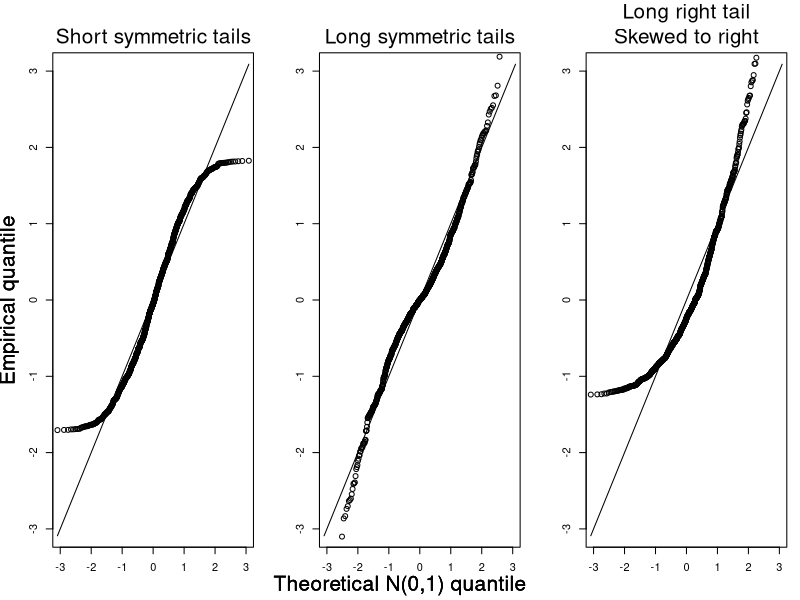

This figure's R source:
qqShape <- function()
{
dump("qqShape","c:\\QBS124\\qqShape.r")
par(mfrow=c(1,3),mar=c(4,4,4,1))
n=1000
qn=qnorm((1:n)/n)

for(i in 1:3)
{
	plot(qn,qn,type="l",xlab="",ylab="",xlim=c(-3,3),ylim=c(-3,3))

	if(i==1)
	{
		x=runif(n)
		x=(x-mean(x))/sd(x)
		x=x[order(x)]			
		mtext(side=3,"Short symmetric tails",cex=1.25,line=.5)
	}
	if(i==2)
	{
		s=sample(x=c(-1,1),replace=T,size=n,prob=c(.5,.5))
		x=s*rexp(n=n,rate=1) #Laplace or double-exp distribution
		x=(x-mean(x))/sd(x)
		x=x[order(x)]			
		mtext(side=3,"Long symmetric tails",line=.5,cex=1.25)
	}
	if(i==3)
	{
		x=rchisq(n,df=3)
		x=(x-mean(x))/sd(x)
		x=x[order(x)]			
		mtext(side=3,"Long right tail\nSkewed to right",cex=1.25,line=.5)
	}

	points(qn,x)
	mtext(side=1,"Theoretical N(0,1) quantile",outer=T,line=-1.5,cex=1.25)
	mtext(side=2,"Empirical quantile",outer=T,line=-1.3,cex=1.25)

}


}


qqShape()
